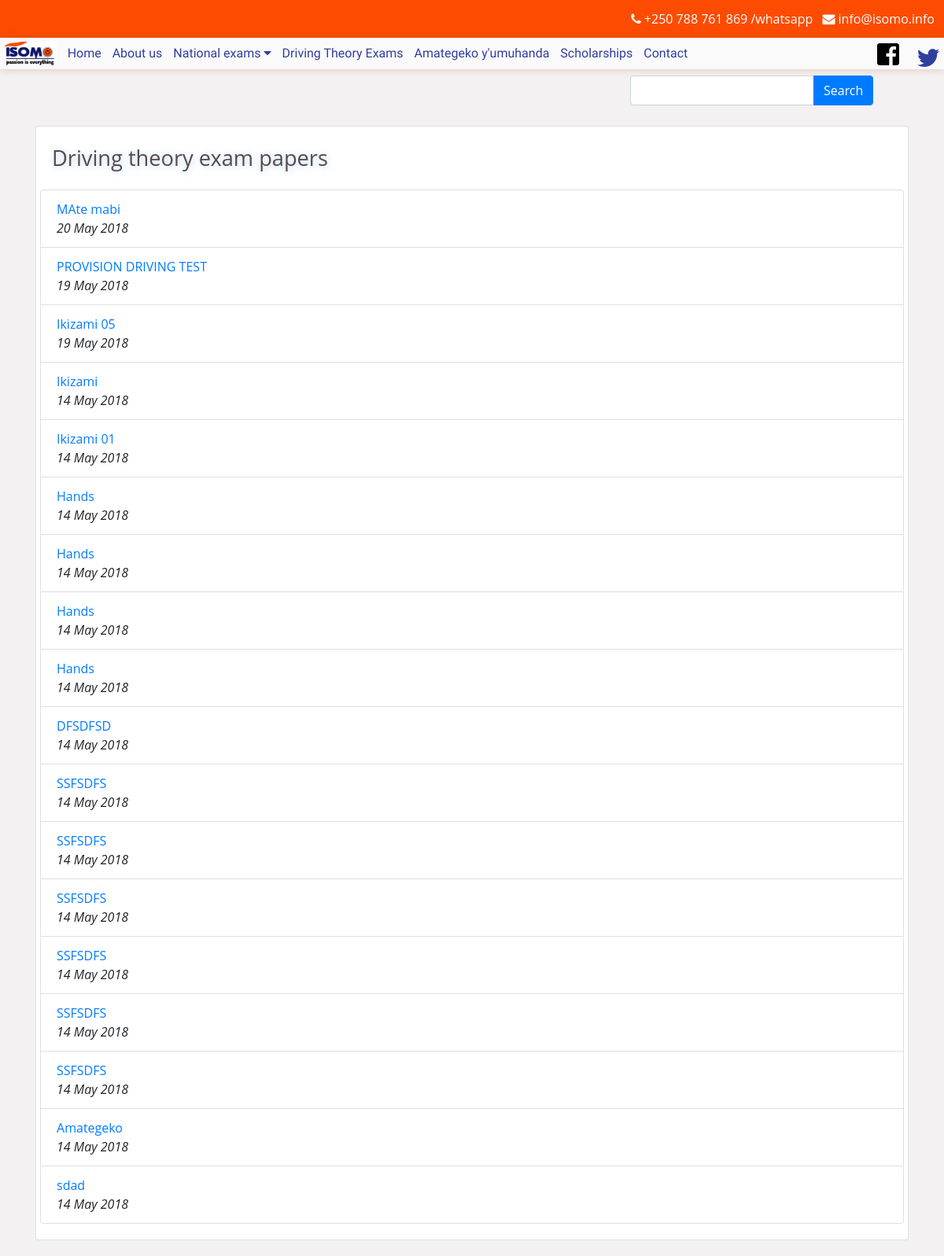
Page /driving_theory_exams.php on the earlier database version.
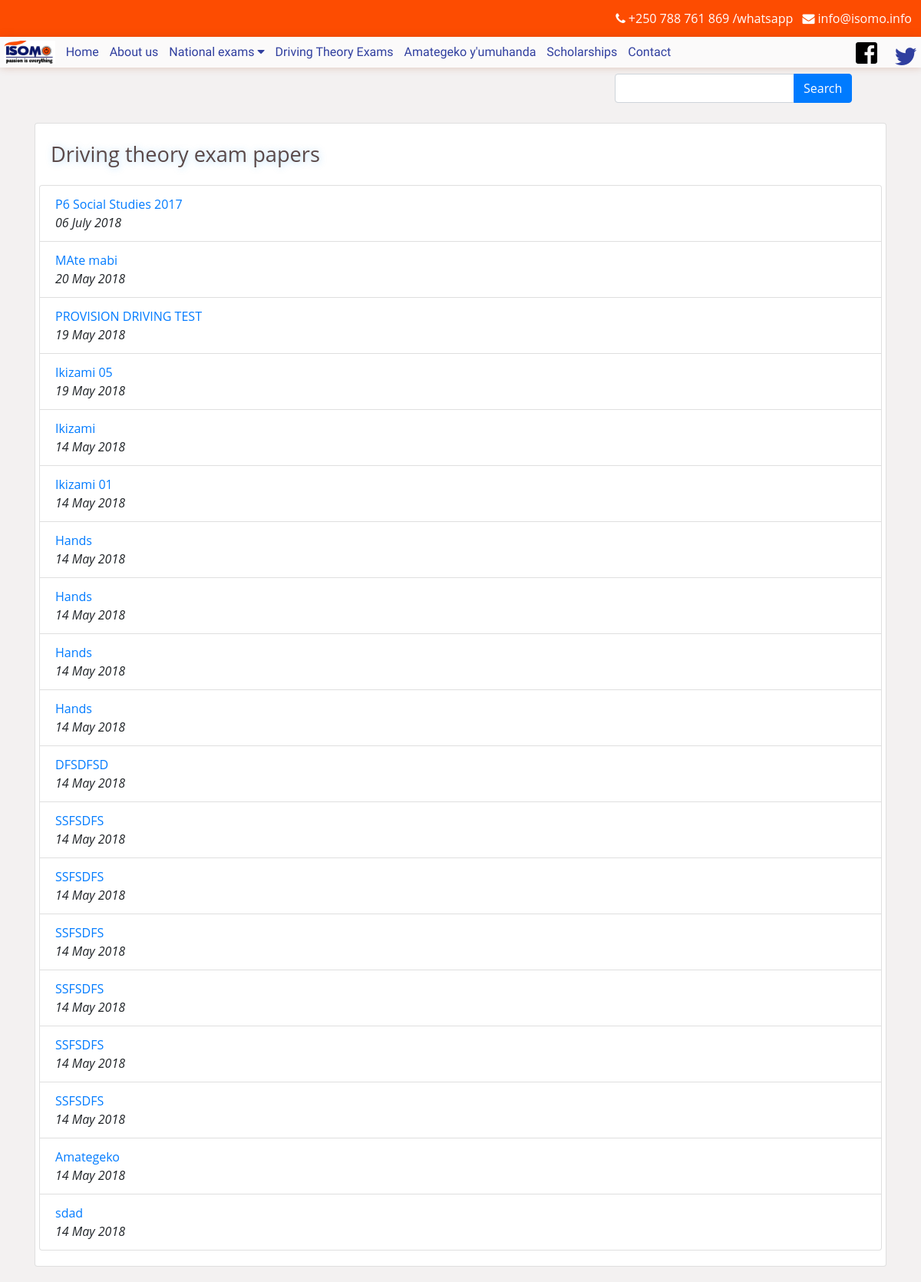
Same page on the later database version.
### tables this page shows
CREATE TABLE `papers` (
  `id` int(11) NOT NULL,
  `name` varchar(64) NOT NULL,
  `subject` int(11) NOT NULL,
  `level` varchar(16) DEFAULT NULL,
  `file` varchar(1024) NOT NULL,
  `year` int(11) DEFAULT NULL,
  `done_date` date DEFAULT NULL COMMENT 'The date when the exam was done',
  `answers` int(11) DEFAULT NULL COMMENT 'references id for answers',
  `date` timestamp NOT NULL DEFAULT CURRENT_TIMESTAMP ON UPDATE CURRENT_TIMESTAMP,
  `archived` enum('no','yes') NOT NULL DEFAULT 'no',
  `archivedDate` timestamp NULL DEFAULT NULL,
  `archivedBy` int(11) DEFAULT NULL
);

### class.paper.php (called while the page is built, shortened)
<?php
class paper{
	public function getDrivingPaper($lang = ''){
		global $db;
		$sql = "SELECT papers.*, subjects.name as subjectname, subjects.language as lang FROM papers JOIN subjects ON subjects.id = papers.subject JOIN subject_type ON subject_type.id = subjects.type WHERE subjects.language LIKE \"%$lang%\" AND subject_type.name = \"driving_exam\" ORDER BY papers.date DESC ";
		$query = $db->query($sql) or die("Can't get people with lang $db->error");
		$papers = $ret = array();
		while ($data = $query->fetch_assoc()) {
			$paper_data = $data;
			$paper_data['link'] = "papers/get/".stripURL($data['name']);
			$ret[] = $paper_data;
		}
		return $ret;
	}
}
?>

### functions.php (called while the page is built, shortened)
<?php
	function page_level(){
		$request_uri = trim($_SERVER['REQUEST_URI'], "/");
		$level = count(explode("/", $request_uri));
		return $level;
	}
	function get_file($filename){
		$plevel = page_level();
		$file = "";
		for($n=0; $n<$plevel; $n++){
			$file .= "../";
		}
		$file .= "$filename";
		return $file;
	}
	function stripURL($text){
		return strtolower(str_ireplace(" ", "_", $text));
	}
?>

### driving_theory_exams.php (the view, shortened to what this page needs)
<!DOCTYPE html>
<html>
<head>
	<?php
		include 'functions.php';
		include_once 'class.paper.php';
		$Paper = new paper();
		$cpage = trim($_SERVER['REQUEST_URI'], "/");
		include 'modules/head.php';
	?>
</head>
<body>
	<?php include "modules/menu.php"; ?>
	<div class="container">
		<div class="card">
			<div class="card-body">
				<h1 class="card-title page-title">Driving theory exam papers</h1>
				<?php if($page_name == 'home'){ ?>
					<div class="row">
						<div class="col-md-12">
							<p class="text-muted">Choose language</p>
						</div>
						<div class="col-md-4">
							<a href="<?php echo get_file("$cpage/kin") ?>"><img class="s_small_logo" src="<?php echo get_file('img/rwandaflag.svg'); ?>"><span> Kinyarwanda</span></a>
						</div>
						<div class="col-md-4">
							<a href="<?php echo get_file("$cpage/en") ?>"><img class="s_small_logo" src="<?php echo get_file('img/en.png'); ?>"> English</a>
						</div>
						<div class="col-md-4">
							<a href="<?php echo get_file("$cpage/fr") ?>"><img class="s_small_logo" src="<?php echo get_file('img/french.png'); ?>"> French</a>
						</div>
					</div>
					<div class="mt-4"></div>
					<div class="row">
						<div class="col-md-12">
							<ul class="list-group">
							<?php
								$papers = $Paper->getDrivingPaper();
								for($n=0; $n<count($papers); $n++){
									$paper_data = $papers[$n];
									?>
										<li class="list-group-item dblock">
											<a href="<?php echo get_file($paper_data['link']) ?>"><?php echo $paper_data['name']; ?></a><br />
											<p class="font-italic text-small"><?php echo date("d F Y", strtotime($paper_data['date'])) ?></p>
											<?php
												if(!empty($paper_data['answers'])){
													?>
														<p class="text-success">Answers available</p>
													<?php
												}
											?>
										</li>
									<?php
								}
							?>
							</ul>
						</div>
					</div>
				<?php }else{
					?>
					<div class="row">
						<div class="col-md-12">
							<ul class="list-group">
							<?php
								$papers = $Paper->getDrivingPaper($page_name);
								for($n=0; $n<count($papers); $n++){
									$paper_data = $papers[$n];
									?>
										<li class="list-group-item dblock">
											<a href="<?php echo get_file($paper_data['link']) ?>"><?php echo $paper_data['name']; ?></a><br />
											<p class="font-italic text-small"><?php echo date("d F Y", strtotime($paper_data['date'])) ?></p>
										</li>
									<?php
								}
							?>
							</ul>
						</div>
					</div>
					<?php
				} ?>
			</div>
		</div>
	</div>
</body>
</html>

Differences in the rows shown:
added papers: name "P6 Social Studies 2017", date "06 July 2018"
